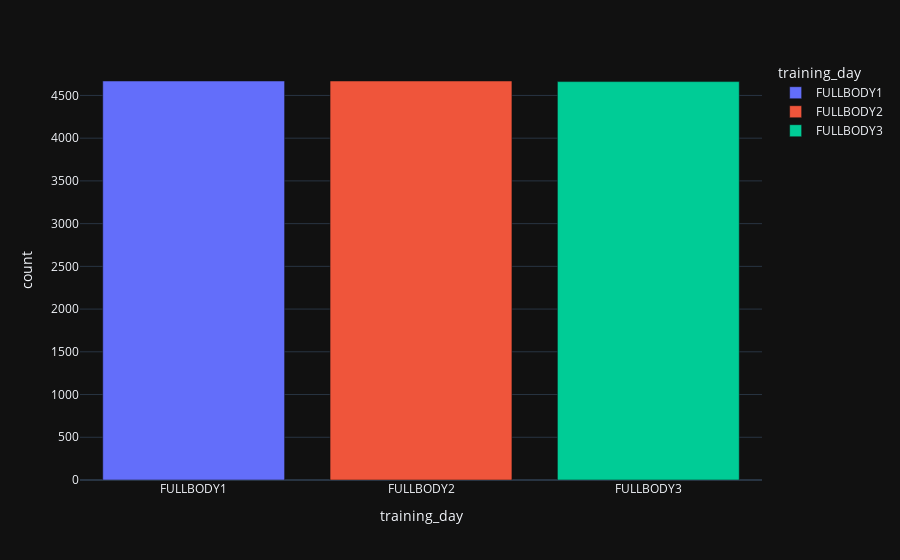

The notebook cell this image was saved under:
### Code cell
count_training_days = df['training_day'].value_counts().reset_index()
fig = px.bar(count_training_days, x='training_day', y = 'count', color = 'training_day', template='plotly_dark' )
fig.show()

### Figure 1 — Plotly figure (JSON) as saved in the notebook; plotly's stock layout.template omitted (floating-point values rounded to 4 significant figures)
{"data": [{"hovertemplate": "training_day=%{x}<br>count=%{y}<extra></extra>", "legendgroup": "FULLBODY1", "marker": {"color": "#636efa", "pattern": {"shape": ""}}, "name": "FULLBODY1", "orientation": "v", "showlegend": true, "textposition": "auto", "type": "bar", "x": ["FULLBODY1"], "xaxis": "x", "y": [4669], "yaxis": "y"}, {"hovertemplate": "training_day=%{x}<br>count=%{y}<extra></extra>", "legendgroup": "FULLBODY2", "marker": {"color": "#EF553B", "pattern": {"shape": ""}}, "name": "FULLBODY2", "orientation": "v", "showlegend": true, "textposition": "auto", "type": "bar", "x": ["FULLBODY2"], "xaxis": "x", "y": [4669], "yaxis": "y"}, {"hovertemplate": "training_day=%{x}<br>count=%{y}<extra></extra>", "legendgroup": "FULLBODY3", "marker": {"color": "#00cc96", "pattern": {"shape": ""}}, "name": "FULLBODY3", "orientation": "v", "showlegend": true, "textposition": "auto", "type": "bar", "x": ["FULLBODY3"], "xaxis": "x", "y": [4662], "yaxis": "y"}], "layout": {"barmode": "relative", "legend": {"title": {"text": "training_day"}, "tracegroupgap": 0}, "margin": {"t": 60}, "xaxis": {"anchor": "y", "categoryarray": ["FULLBODY1", "FULLBODY2", "FULLBODY3"], "categoryorder": "array", "domain": [0, 1], "title": {"text": "training_day"}}, "yaxis": {"anchor": "x", "domain": [0, 1], "title": {"text": "count"}}}}
